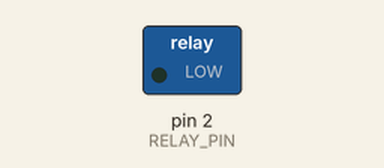
This sketch was run on a simulated Arduino Uno, built with avr-gcc and run on an emulated ATmega328P. Shown: switched loads named in the sketch (green lamp = pin HIGH).

Above: at 2.5 s.
At 7.5 s:
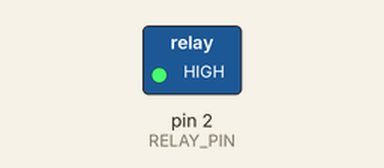
Timing chart, 0 to 39.0 s (numbered marks = the images above):
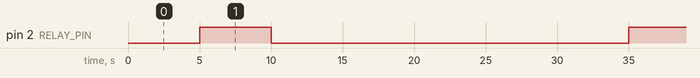

Measured:
- by itself, pin 2 (RELAY_PIN): alternates HIGH for 5.0 s and LOW for 25.0 s

The sketch:

test-iot-relay.ino
```cpp
/***********************************************************************
   IOT RELAY TEST - LEAF LAB PROJECT
 ***********************************************************************/

#define RELAY_PIN 2

void setup() {
  pinMode(RELAY_PIN, OUTPUT);
}

void loop() {
  digitalWrite(RELAY_PIN, LOW);
  delay(5000);
  digitalWrite(RELAY_PIN, HIGH);  // ON
  delay(5000);                    // 5 seconds
  digitalWrite(RELAY_PIN, LOW);   // OFF
  delay(20000);
}
```
